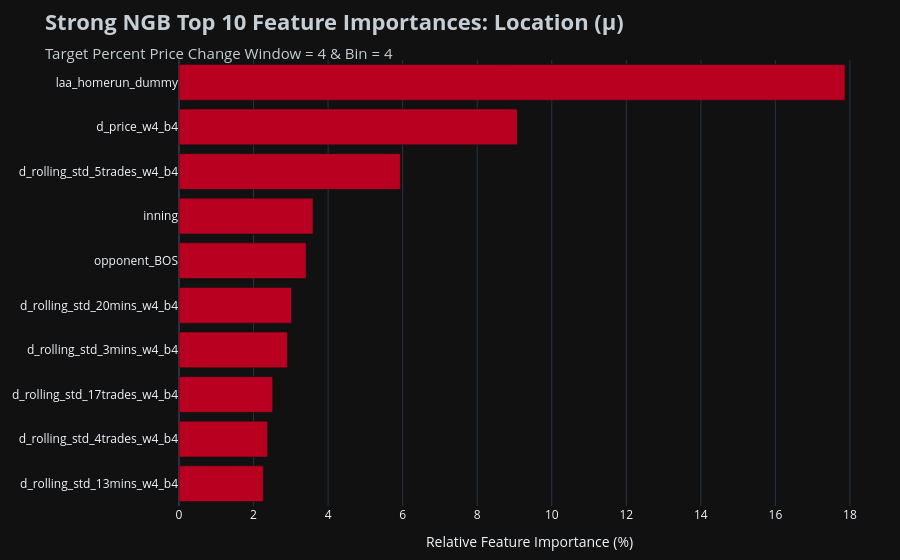

This figure's notebook cell:
### Code cell
# Plot feature importance for location

fig_loc = px.bar(
    loc_df.head(10), 
    x='importance', 
    y='feature', 
    orientation='h',
    title='<b>Strong NGB Top 10 Feature Importances: Location (μ)</b><br><span style="font-size:15px; color:' + LAA_SILVER + '">Target Percent Price Change Window = 4 & Bin = 4</span>',
    color_discrete_sequence=[LAA_RED]
)

fig_loc.update_layout(
    template='plotly_dark',
    paper_bgcolor='#111111',
    plot_bgcolor='#111111',
    yaxis={'categoryorder':'total ascending'},
    title_font={'size': 22, 'color': LAA_SILVER},
    xaxis_title='Relative Feature Importance (%)',
    yaxis_title=None,
    margin=dict(l=20, r=20, t=60, b=40)
)

fig_loc.show()

### Figure 1 — Plotly figure (JSON) as saved in the notebook; plotly's stock layout.template omitted (floating-point values rounded to 4 significant figures)
{"data": [{"hovertemplate": "importance=%{x}<br>feature=%{y}<extra></extra>", "legendgroup": "", "marker": {"color": "#BA0021", "pattern": {"shape": ""}}, "name": "", "orientation": "h", "showlegend": false, "textposition": "auto", "type": "bar", "x": [17.87, 9.074, 5.938, 3.596, 3.409, 3.018, 2.908, 2.514, 2.375, 2.261], "xaxis": "x", "y": ["laa_homerun_dummy", "d_price_w4_b4", "d_rolling_std_5trades_w4_b4", "inning", "opponent_BOS", "d_rolling_std_20mins_w4_b4", "d_rolling_std_3mins_w4_b4", "d_rolling_std_17trades_w4_b4", "d_rolling_std_4trades_w4_b4", "d_rolling_std_13mins_w4_b4"], "yaxis": "y"}], "layout": {"barmode": "relative", "legend": {"tracegroupgap": 0}, "margin": {"b": 40, "l": 20, "r": 20, "t": 60}, "paper_bgcolor": "#111111", "plot_bgcolor": "#111111", "title": {"font": {"color": "#C4CED4", "size": 22}, "text": "<b>Strong NGB Top 10 Feature Importances: Location (μ)</b><br><span style=\"font-size:15px; color:#C4CED4\">Target Percent Price Change Window = 4 & Bin = 4</span>"}, "xaxis": {"anchor": "y", "domain": [0, 1], "title": {"text": "Relative Feature Importance (%)"}}, "yaxis": {"anchor": "x", "categoryorder": "total ascending", "domain": [0, 1], "title": {}}}}
